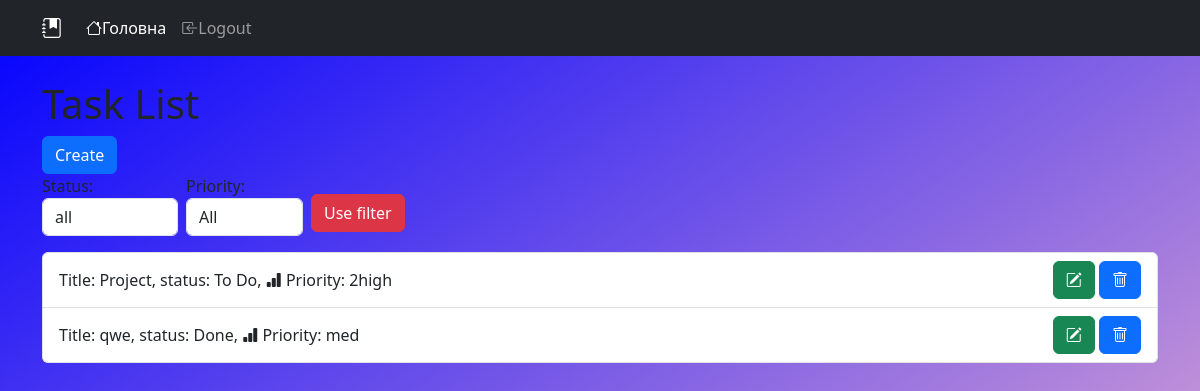
The app's page / (signed in), older data.
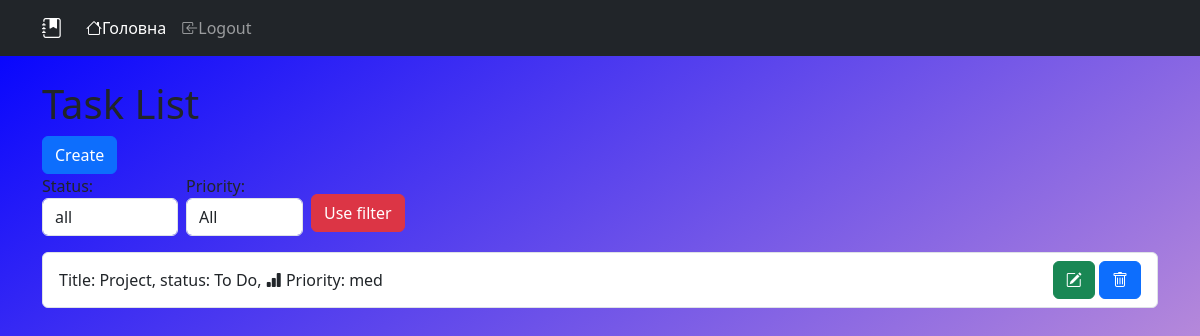
The same page, newer data.
### notatkas/models.py (models this page shows)
class Task(models.Model):
    STATUS_CHOISES = [
        ("To Do", "To Do"),
        ("In Progression", "In progression"),
        ("Done", "Done")
    ]
    PRIORITY = [
        ("Low",'low'),
        ("Medium", "Medium"),
        ('High', 'High'),
        ('2High', 'PIZDA HIGH')
    ]
    title = models.CharField(max_length=200)
    desc = models.TextField()
    status = models.CharField(choices=STATUS_CHOISES, default="todo")
    prior = models.CharField(choices=PRIORITY, default='low')
    due = models.DateField(null=True, blank=True)
    creator = models.ForeignKey(User, on_delete=models.CASCADE, related_name='tasks')

### notatkas/views.py (the view)
# urls.py: path('', views.TaskListView.as_view(), name="task-list"),
class TaskListView(LoginRequiredMixin, ListView):
    model = Task
    context_object_name = "tasks"
    template_name = "notatkas/task_list.html"
    def get_context_data(self, **kwargs):
        context = super().get_context_data(**kwargs)
        context['form'] = forms.TaskFilterForm()
        return context
    def get_queryset(self):
        queryset =  Task.objects.filter(creator=self.request.user)
        status = self.request.GET.get('status', "")
        priority = self.request.GET.get('priority', "")
        if status:
            queryset = queryset.filter(status=status)
        if priority:
            queryset = queryset.filter(prior=priority)
        return queryset

### notatkas/forms.py
class TaskFilterForm(forms.Form):
    STATUS_CHOISES = [
        ('', "all"),
        ("To Do", "To Do"),
        ("In Progression", "In progression"),
        ("Done", "Done")
    ]
    PRIORITY = [
        ("", "All"),
        ("low",'low'),
        ("med", "Medium"),
        ('high', 'High'),
        ('2high', 'PIZDA HIGH')
    ]
    status = forms.ChoiceField(choices=STATUS_CHOISES, label='Status', required=False)
    priority = forms.ChoiceField(choices=PRIORITY, label='Priority', required=False)
    def __init__(self, *args, **kwargs):
        super(TaskFilterForm, self).__init__(*args, **kwargs)
        for field in self.fields:
            self.fields[field].widget.attrs.update({'class': 'form-control'})

### templates/notatkas/task_list.html
{% extends 'base.html' %}
{% block content %}
<h1>Task List</h1>
<a class="btn btn-primary" href="{% url 'task-create' %}" role="button">Create</a>
<form method="get" class="d-flex align-items-center gap-2">
  {{form.as_p}}
  <button type="submit" class="btn btn-danger">Use filter</button>
</form>
<div class="list-group">
  {% for task in tasks %}
    <div href="{% url 'task-update' task.pk %}" class="list-group-item d-flex justify-content-between align-items-center"
    aria-current="true">
    <a>Title: {{ task.title }}, status: {{ task.status }}, <i class="bi bi-bar-chart-fill"></i> Priority: {{task.prior}} </a>
      <div>
      <a href="{% url 'task-update' task.pk%}" class="btn btn-success"><i class="bi bi-pencil-square"></i></a>
      <a href="{% url 'task-delete' task.pk %}" class="btn btn-primary"><i class="bi bi-trash"></i></a>
      </div>
</div>
  {% endfor %}
</div>
{% endblock %}

Row changes from the older to the newer data that the page shows:
removed Task: title "qwe", status "Done", prior "med"
changed Task "Project": prior "2high" → "med"
